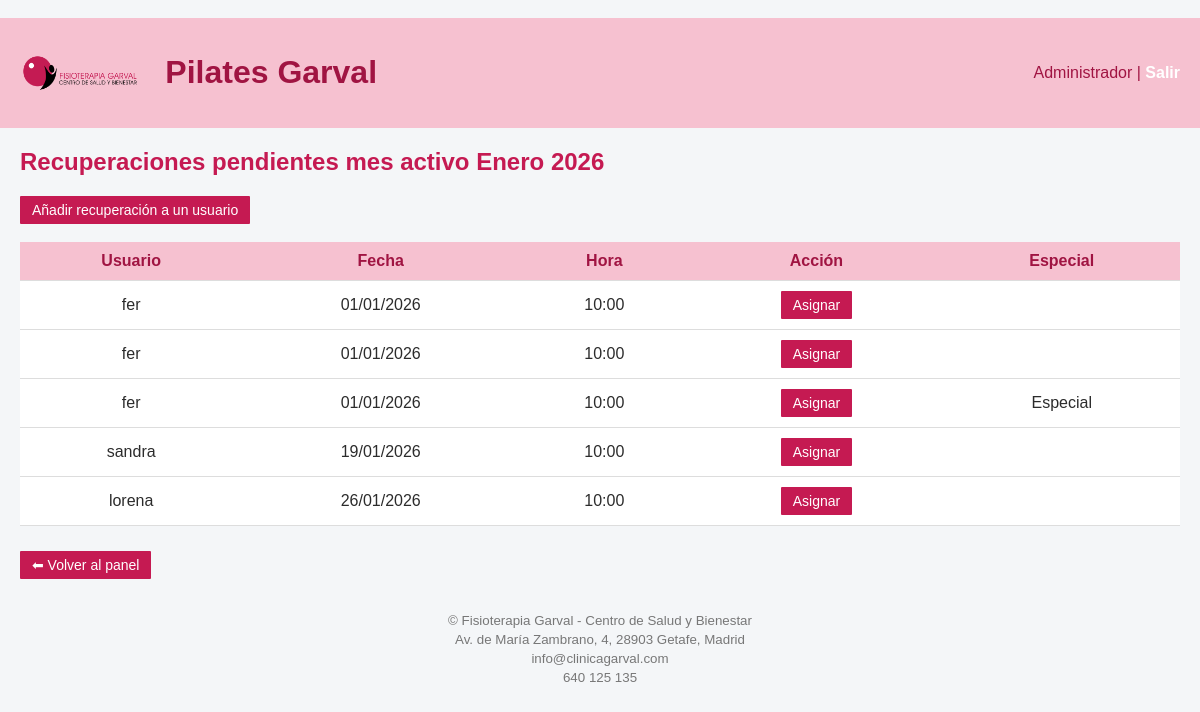
Before: /admin/recuperaciones (signed in) with the older database file.
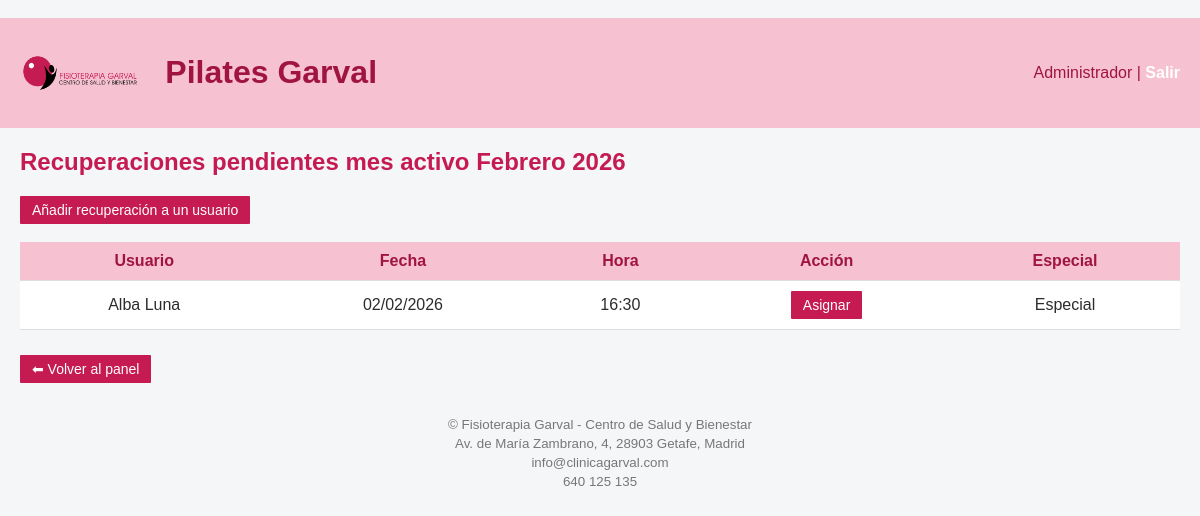
After: the same page with the newer database file.
### tables this page shows
CREATE TABLE configuracion (
    id INTEGER PRIMARY KEY CHECK (id = 1),
    year INTEGER NOT NULL,
    month INTEGER NOT NULL
);

CREATE TABLE "recuperaciones" (
	"id"	INTEGER,
	"usuario_id"	INTEGER NOT NULL,
	"clase_original_id"	INTEGER NOT NULL,
	"fecha_clase"	TEXT NOT NULL,
	"fecha_creacion"	TEXT NOT NULL,
	"asignada"	INTEGER DEFAULT 0,
	"especial"	INTEGER,
	PRIMARY KEY("id" AUTOINCREMENT),
	FOREIGN KEY("clase_original_id") REFERENCES "clases"("id"),
	FOREIGN KEY("usuario_id") REFERENCES "usuarios"("id")
);

CREATE TABLE "usuarios" (
	"id"	INTEGER,
	"nombre"	TEXT,
	"email"	TEXT,
	"rol"	TEXT,
	"clases_semana"	INTEGER,
	"password"	TEXT,
	"desactivo"	INTEGER,
	PRIMARY KEY("id" AUTOINCREMENT)
);

CREATE TABLE "clases" (
	"id"	INTEGER,
	"fecha"	TEXT,
	"hora"	TEXT,
	"capacidad"	INTEGER,
	"clase_base_id"	INTEGER,
	"dia_semana"	INTEGER, es_festivo INTEGER DEFAULT 0, motivo_festivo TEXT, descripcion TEXT,
	PRIMARY KEY("id" AUTOINCREMENT)
);

### app.py (the view)
@app.route("/admin/recuperaciones")
@login_required
@role_required("admin")
def admin_recuperaciones():
    if session.get("rol") != "admin":
        abort(403)
    conn = conectar()
    c = conn.cursor()
    year, month = obtener_mes_activo()
    meses = [
        "Enero", "Febrero", "Marzo", "Abril", "Mayo", "Junio",
        "Julio", "Agosto", "Septiembre", "Octubre", "Noviembre", "Diciembre"
    ]
    mes_literal = meses[month - 1]
    pendientes = c.execute("""
        SELECT
           r.id,
           u.nombre,
           c.fecha,
           c.hora,
           r.especial
        FROM recuperaciones r
        JOIN usuarios u ON u.id = r.usuario_id
        JOIN clases c ON c.id = r.clase_original_id
        WHERE r.asignada = 0
           AND substr(c.fecha, 1, 7) = ?
        ORDER BY c.fecha
    """, (f"{year}-{month:02d}",)).fetchall()
    conn.close()
    return render_template(
        "recuperaciones.html",
        pendientes=pendientes,
        mes_literal=mes_literal,
        year=year
    )

### app.py (called while the page is built)
def obtener_mes_activo():
    conn = conectar()
    c = conn.cursor()
    fila = c.execute("""
        SELECT year, month
        FROM configuracion
        WHERE id = 1
    """).fetchone()
    conn.close()
    return fila[0], fila[1]

### auth.py (called while the page is built)
def login_required(f):
    @wraps(f)
    def wrapper(*args, **kwargs):
        if not session.get("user_id"):
            return redirect(url_for("login", next=request.path))
        return f(*args, **kwargs)
    return wrapper

def role_required(*roles):
    def deco(f):
        @wraps(f)
        def wrapper(*args, **kwargs):
            if not session.get("user_id"):
                return redirect(url_for("login", next=request.path))
            if session.get("rol") not in roles:
                abort(403)
            return f(*args, **kwargs)
        return wrapper
    return deco

### db.py (called while the page is built)
def conectar():
    conn = sqlite3.connect(DB_PATH)
    conn.row_factory = sqlite3.Row
    conn.create_collation("ES", _collate_es)
    return conn

### templates/recuperaciones.html (shortened to what this page needs)
﻿{% extends "base.html" %}
{% block content %}
<h2>Recuperaciones pendientes mes activo {{ mes_literal }} {{ year }}</h2>
<div class="acciones-superior">
    <a href="/pilates/admin/recuperaciones_nueva" class="boton">Añadir recuperación a un usuario
    </a>
</div>
<br />
{% if pendientes %}
<table>
    <tr>
        <th>Usuario</th>
        <th>Fecha</th>
        <th>Hora</th>
        <th>Acción</th>
        <th>Especial</th>
    </tr>
    {% for id, nombre, fecha, hora, especial in pendientes %}
    {% set f = fecha | replace("-", "/") %}
    <tr>
        <td>{{ nombre }}</td>
        <td>{{ f[8:10] }}/{{ f[5:7] }}/{{ f[0:4] }}</td>
        <td>{{ hora }}</td>
        <td class="acciones">
            <a href="/pilates/admin/recuperaciones/asignar/{{ id }}" class="boton">
                Asignar
            </a>
        </td>
        <td>{% if especial == 1 %}especial{% endif %}</td>
    </tr>
    {% endfor %}
</table>
{% else %}
<p class="info-clases">
    🎉 No hay recuperaciones pendientes en el mes activo
</p>
{% endif %}
<a href="/pilates/admin" class="boton boton-secundario">⬅ Volver al panel</a>
{% endblock %}

### templates/base.html (shortened to what this page needs)
﻿<!DOCTYPE html>
<html lang="es">
<head>
    <link rel="stylesheet" href="/pilates/static/estilo.css">
</head>
<body>
    <header>
        <div class="header-left">
            <img src="/pilates/static/img/logo.png" alt="Logo" class="logo">
            <h1>Pilates Garval</h1>
        </div>
        {% if session.nombre %}
        <div class="usuario">
            {{ session.nombre }} |
            <a href="/">Salir</a>
        </div>
        {% endif %}
    </header>
    <main>
        {% block content %}{% endblock %}
    </main>
    <footer>
        <p><small>© Fisioterapia Garval - Centro de Salud y Bienestar</small></p>
        <p><small>Av. de María Zambrano, 4, 28903 Getafe, Madrid</small></p>
        <p><small>info@clinicagarval.com</small></p>
        <p><small>640 125 135</small></p>
    </footer>
</body>
</html>

### static/estilo.css (style rules this page uses)
:root { --primary: #c51a52; --primary-dark: #a01442; --primary-light: #f6c1d0; --bg: #f4f6f8; --text: #2c2c2c; }
body { font-family: Arial, sans-serif; margin: 0; background: var(--bg); color: var(--text); }
header { background: var(--primary-light); color: var(--primary-dark); padding: 15px 20px; display: flex; justify-content: space-between; align-items: center; }
header a { color: white; text-decoration: none; font-weight: bold; }
.header-left { display: flex; align-items: center; gap: 12px; }
.logo { height: 40px; width: auto; }
main { padding: 20px; }
h2, h3 { color: var(--primary); margin-top: 0; }
table { width: 100%; border-collapse: collapse; background: white; margin-bottom: 25px; }
th, td { padding: 10px 12px; border-bottom: 1px solid #ddd; vertical-align: middle; text-align: center; }
th { background: var(--primary-light); color: var(--primary-dark); font-weight: bold; }
td.acciones { text-align: center; white-space: nowrap; }
a.boton, button { background: var(--primary); color: white; padding: 6px 12px; border-radius: 1px; text-decoration: none; font-size: 14px; display: inline-block; }
footer { text-align: center; padding: 10px; color: #777; }
.boton-secundario { background: #ddd; color: #333; padding: 10px 14px; border-radius: 4px; text-decoration: none; text-align: center; }
td:last-child { text-transform: capitalize; }
footer p { margin: 4px 0; }

Changed rows visible on the page:
removed recuperaciones: nombre "fer", f "01", f "2026", hora "10:00"
removed recuperaciones: nombre "fer", f "01", f "2026", hora "10:00"
removed recuperaciones: nombre "fer", f "01", f "2026", hora "10:00", especial "Especial"
removed recuperaciones: nombre "sandra", f "19", f "01", f "2026", hora "10:00"
removed recuperaciones: nombre "lorena", f "26", f "01", f "2026", hora "10:00"
added recuperaciones: nombre "Alba Luna", f "02", f "2026", hora "16:30", especial "Especial"
Other visible differences:
{{ mes_literal }}: "Enero" → "Febrero"
